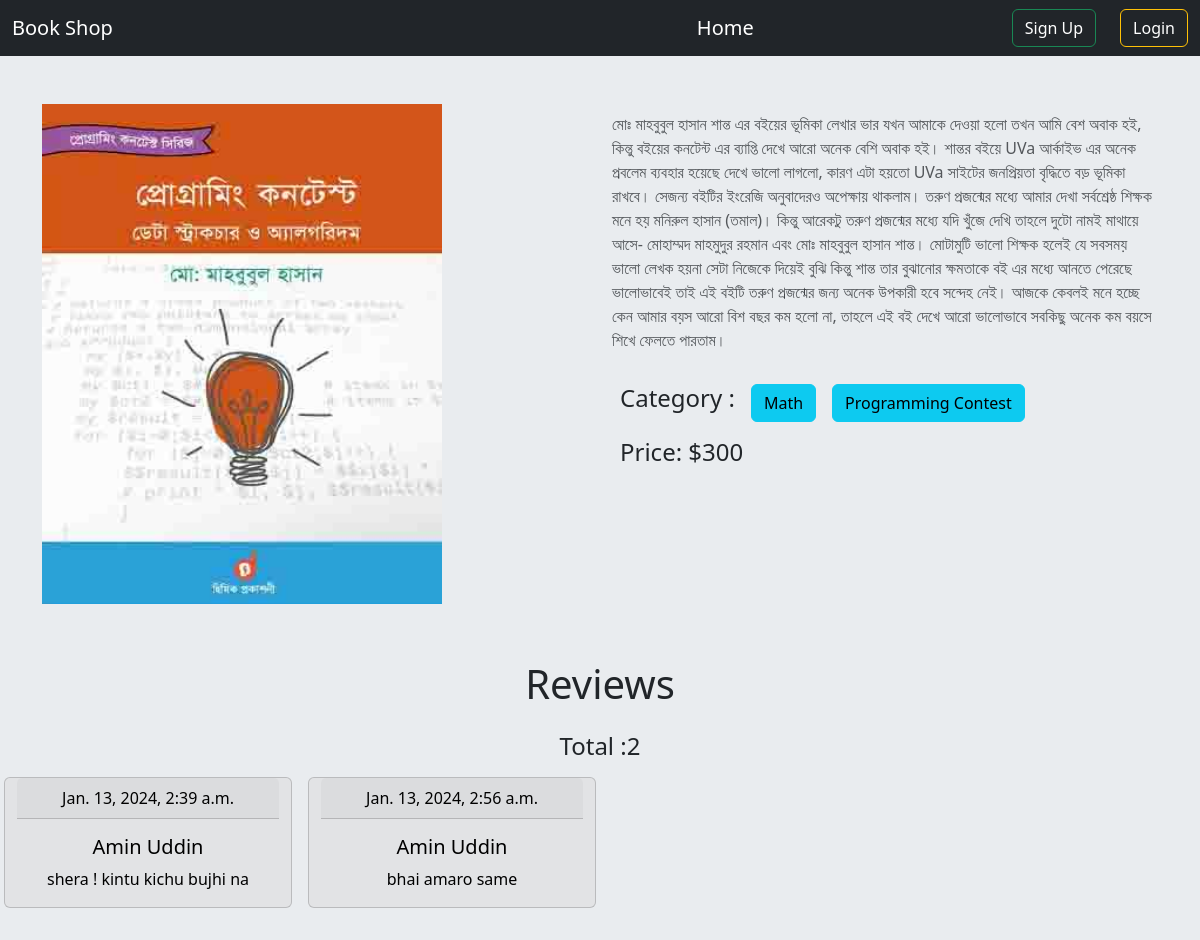
The app's page /book/details/1 with its own data.
### Books/models.py (models this page shows, shortened)
class Book(models.Model):
    image = models.ImageField(upload_to='books/uploads/')
    title = models.CharField(max_length=120)
    description = models.TextField()
    price = models.BigIntegerField()
    category = models.ManyToManyField(Category)

class Category(models.Model):
    name = models.CharField(max_length=50)
    slug = models.SlugField(max_length=100,unique=True, null=True, blank=True)

class Comment(models.Model):
    book = models.ForeignKey(Book, on_delete=models.CASCADE, related_name='comments')
    user = models.ForeignKey(User, on_delete=models.CASCADE, related_name='comments',null=True)
    Comment = models.TextField()
    created_on = models.DateTimeField(auto_now_add=True,null=True,blank=True)

### Books/views.py (the view)
# urls.py: path('details/<int:id>',views.detail,name='details'),
def detail(request,id):
    book = Book.objects.get(pk=id)
    print(book.title)
    comments= Comment.objects.filter(book=book)
    if request.user.is_authenticated :
        has_borrowed = Borrow.objects.filter(user=request.user, book__id=id).exists()
        borrowed_count = Borrow.objects.filter(user=request.user,book__id=id, type='Borrowed').count()
        return_count = Borrow.objects.filter(user=request.user,book__id=id, type='Returned').count()
        if borrowed_count > return_count:
            possible_return = True
        else :
            possible_return=False
        return render(request,'book_details.html',{'book':book,'comment':comments,'borrowed':has_borrowed,'possible_return':possible_return})
    else :
        return render(request,'book_details.html',{'book':book,'comment':comments})

### Books/templates/book_details.html (shortened to what this page needs)
{% extends "base.html" %} {% load crispy_forms_tags %} {% block content %}
<div class ="bg-body-secondary">
<div class="container pt-5">
  <div class="row">
    <div class="col-md-6">
      <img style="height:500px;width:400px;"
        src="{{ book.image.url }}"
        class="img-fluid"
        alt="{{ book.name }} Image"
      />
    </div>
    <div class="col-md-6">
      <div class="mb-4">
        <p class="text-muted">{{ book.description }}</p>
      </div>
      <div class='d-flex gap-3 p-2'>
     <h4> Category : </h4>
      {% for cat in book.category.all %}
      <a class='btn btn-info ' href="{% url 'categoryfilter' cat.slug %}"> {{cat.name}}</a>
      {% endfor %}
</div>
      <div class="mb-4">
        <h4 class='p-2'>Price: ${{ book.price }}</h4>
      </div>
    </div>
  </div>
</div>
<div class=" p-2 w-100   bg-body-secondary  ">
    <div class="text-center">
        <h1 class="mb-4 pt-5 ">Reviews</h1>
         <h4 class='px-3 '>Total :{{comment| length}}</h4>
     <div class='row gap-3 p-2'>
       {% for cm in comment %}
       <div class="card text-black bg-secondary-subtle  mb-3" style="max-width: 18rem;">
        <div class="card-header">{{cm.created_on}}</div>
        <div class="card-body">
          <h5 class="card-title">{{cm.user.first_name}} {{cm.user.last_name}}</h5>
          <p class="card-text">{{cm.Comment}}</p>
        </div>
      </div>
       {% endfor %}
      </div>
</div>
{% endblock %}

### records on screen
Book: image (picture), description "মোঃ মাহবুবুল হাসান শান্ত এর বইয়ের ভূমিকা লেখার ভার যখন আমাকে দেওয়া হলো তখন আমি বেশ অবাক হই, কিন্তু বইয়ের কনটেন্ট এর ব্যাপ্তি দেখে আরো অনেক বেশি অবাক হই। শান্তর বইয়ে UVa আর্কাইভ এর অনেক প্রবলেম ব্যবহার হয়েছে দেখে ভালো লাগলো, কারণ এটা হয়তো UVa সাইটের জনপ্রিয়তা বৃদ্ধিতে বড় ভূমিকা রাখবে। সেজন্য বইটির ইংরেজি অনুবাদেরও অপেক্ষায় থাকলাম। তরুণ প্রজন্মের মধ্যে আমার দেখা সর্বশ্রেষ্ঠ শিক্ষক মনে হয় মনিরুল হাসান (তমাল)। কিন্তু আরেকটু তরুণ প্রজন্মের মধ্যে যদি খুঁজে দেখি তাহলে দুটো নামই মাথায়ে আসে- মোহাম্মদ মাহমুদুর রহমান এবং মোঃ মাহবুবুল হাসান শান্ত। মোটামুটি ভালো শিক্ষক হলেই যে সবসময় ভালো লেখক হয়না সেটা নিজেকে দিয়েই বুঝি কিন্তু শান্ত তার বুঝানোর ক্ষমতাকে বই এর মধ্যে আনতে পেরেছে ভালোভাবেই তাই এই বইটি তরুণ…", price "300"
Category: name "Math"
Category: name "Programming Contest"
Comment: created_on "Jan. 13, 2024, 2:39 a.m.", user.first_name "Amin", user.last_name "Uddin", Comment "shera ! kintu kichu bujhi na"
Comment: created_on "Jan. 13, 2024, 2:56 a.m.", user.first_name "Amin", user.last_name "Uddin", Comment "bhai amaro same"

### other values on screen
{{ comment| length }} "2"
